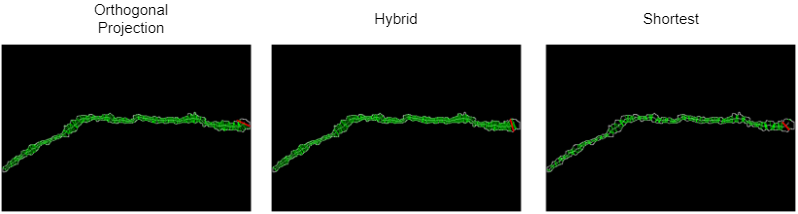
#> input picture seg_app/utils/crack_analysis/comparison_measurement.png, 798 x 214 px; its folder holds only this picture in this run
$ python -i measurement_methods.py   (imports and definitions only)
#> lines starting #> are read from the running program, lines starting #| are printed output that depends on the picture
### seg_app/utils/crack_analysis/DSE_prune.py
#!/usr/bin/env python
# coding: utf-8

# In[1]:


from skimage import morphology,feature
import numpy as np
import cv2, glob, os, sknw, math
import matplotlib.pyplot as plt
from skimage.draw import line


# In[2]:


def flatten(l):
    return [item for sublist in l for item in sublist]


# In[3]:


# [108 lines left out: functions recnstrc_by_disk, get_weight, _remove_branch_by_DSE, _remove_mid_node, not called in this run]


# In[7]:


def skel_pruning_DSE(skel, dist, min_area_px=100, return_graph=False):
    """Skeleton pruning using dse

    Arguments:
        skel {ndarray} -- skeleton obtained from skeletonization algorithm
        dist {ndarray} -- distance transfrom map

    Keyword Arguments:
        min_area_px {int} -- branch reconstruction weights, measured by pixel area. Branch reconstruction weights smaller than this threshold will be pruned. (default: {100})
        return_graph {bool} -- return graph

    Returns:
        ndarray -- pruned skeleton map
    """
    graph = sknw.build_sknw(skel, multi=True)
    dist = dist.astype(np.int32)
    graph = _remove_mid_node(graph)
    edges = list(set(graph.edges()))
    pts = []
    for s, e in edges:
        temp_pts = flatten([[v] for v in graph[s][e].values()])[0]['pts']
        pts.extend(temp_pts)

    recnstrc = np.zeros_like(dist, dtype=np.int32)
    recnstrc = recnstrc_by_disk(np.array(pts, dtype=np.int32), dist, recnstrc)
    num_nodes = len(graph.nodes())
    checked_terminal = set()
    while True:
        # cannot combine with other pruning method because the reconstruction map is not updated in other approach
        graph, recnstrc = _remove_branch_by_DSE(graph, recnstrc, dist, min_area_px, checked_terminal=checked_terminal)
        if len(graph.nodes()) == num_nodes:
            break
        graph = _remove_mid_node(graph)
        num_nodes = len(graph.nodes())
    if return_graph:
        return graph2im(graph, skel.shape), graph
    else:
        return graph2im(graph, skel.shape)


# In[8]:


# [13 lines left out: function graph2im, not called in this run]


# # Test case

# In[ ]:


# [38 lines that do not run on import are left out]

### seg_app/utils/crack_analysis/measurement_methods.py
#!/usr/bin/env python
# coding: utf-8

# # Width algorithm

# In[1]:


import glob,os,cv2,math
import numpy as np
from skimage import morphology,feature, draw
# from sklearn.decomposition import PCA
import matplotlib.pyplot as plt
from .DSE_prune import *
from .intersection_remover import *
from .rasterizing import *
import csv
from random import sample


# In[2]:


# [452 lines left out: functions get_pca_vector, get_constant_region_pca, get_adaptive_region_pca, binarize, get_width, shortest_method and 2 more, not called in this run]


# In[16]:

def crack_analysis(binray_image_matrix):
    mask_files = []
    # for path in mask_paths:
    mask = binray_image_matrix
    mask_files.append(mask)

    # padding
    padded_mask = []
    for mask in mask_files:
        pad_mask = np.pad(mask, ((2, 2), (2, 2)), "constant")
        padded_mask.append(pad_mask)

    test_img = padded_mask[0]
    # test_img = binray_image_matrix
    skel, dist = morphology.medial_axis(test_img, return_distance=True)
    skeleton_img, graph = skel_pruning_DSE(skel, dist, 75, return_graph=True)
    canny = feature.canny(test_img)
    r, c = np.nonzero(canny)
    ori_B = list(zip(r, c))
    test_img_r, skeleton_img_r = remove_intersection(test_img, skeleton_img, ori_B, graph, verbose=True)
    canny = feature.canny(test_img_r > 0)
    r, c = np.nonzero(canny)
    B = list(zip(r, c))
    r, c = np.nonzero(skeleton_img_r)
    S = list(zip(r, c))
    S.sort(key=lambda x: x[1])
    S_2 = [S[i] for i in range(0, len(S), 2)]

    # distance_op,distance_img = op_method(S_2,dist,test_img_r,skeleton_img_r,canny,ori_B,verbose=False,visualize=True)
    # 得到的是像素的距离
    distance_hybrid, distance_img, pt_arr = get_width(S_2, dist, test_img_r, skeleton_img_r, canny, ori_B, verbose=False,
                                              visualize=True)
    # [10 lines of commented-out code are left out]
    if len(distance_hybrid)==0:
        aver_width = 0
        min_width = 0
        max_width = 0
        median_width = 0
        return (aver_width, min_width, max_width, median_width, distance_img, pt_arr)
    aver_width = np.average(distance_hybrid)
    min_width = np.min(distance_hybrid)
    max_width = np.max(distance_hybrid)
    median_width = np.median(distance_hybrid)
    return (aver_width,min_width,max_width,median_width,distance_img,pt_arr)

# [2 lines not run here, left out]
    # [44 lines of commented-out code are left out]

>>> import cv2
>>> picture = cv2.imread('comparison_measurement.png', cv2.IMREAD_GRAYSCALE)
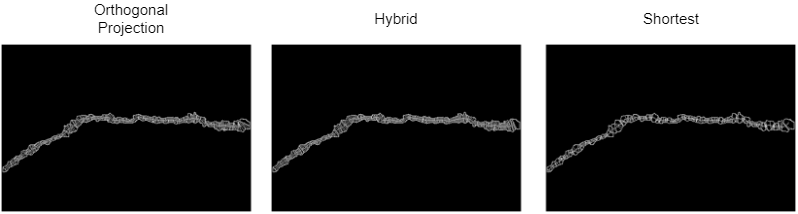
#> picture: shape (214, 798); min 0, max 255, mean 71.1
>>> result = crack_analysis(picture)
#> the loop in crack_analysis, `for mask in mask_files:` made 1 pass
#> pass 1, in crack_analysis, `pad_mask = np.pad(mask, ((2, 2), (2, 2)), "constant")`:
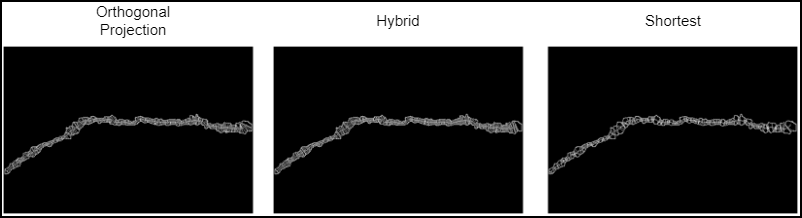
#> pad_mask: shape (218, 802); min 0, max 255, mean 69.5
#> after the loop in crack_analysis, `for mask in mask_files:`: padded_mask = 1 item
#> in crack_analysis, `skel, dist = morphology.medial_axis(test_img, return_distance=True)`:
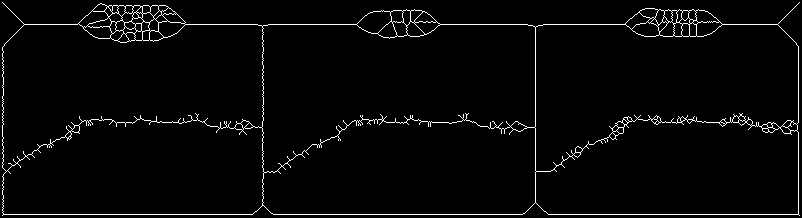
#> skel: shape (218, 802) bool; 2.9% white in thin lines or dots
#> in crack_analysis, `skel, dist = morphology.medial_axis(test_img, return_distance=True)`:
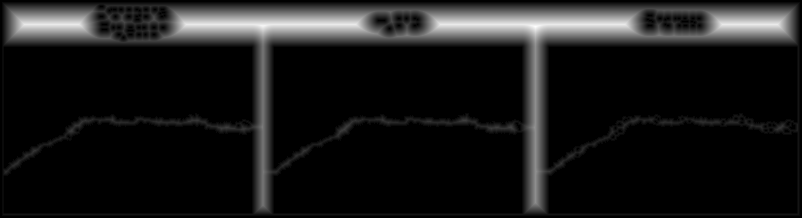
#> dist: shape (218, 802) float64; min 0, max 25, mean 2.4; drawn with min black and max white
#> (the run stopped early here; a loop or call above may not have finished)
